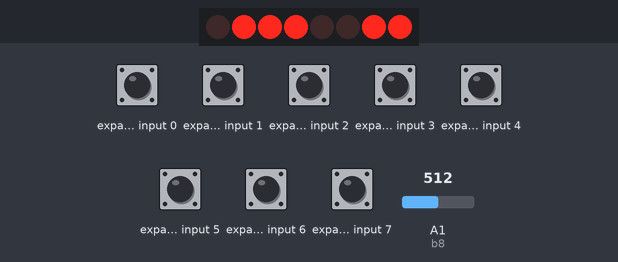
Recording of a sketch running on a simulated Arduino Uno, built with avr-gcc and run on an emulated ATmega328P. On the bench: 8 port-expander outputs drawn as a row of LEDs (first output left, lit = HIGH). Wiring (inferred from the names in the program): PCF8574 port expander at I2C address 0x20. Wiring (inferred from the signals the program sends): row of LEDs: on Q0, Q1, Q2, Q3, Q4, Q5, Q6, Q7. Inputs (shaded band) come from the test bench; at power-on: expander input 0–7 HIGH, A1 (b8) = 512. What the sketch prints to the serial monitor is not drawn.

Above: at 0.2 s.
Timing chart, 0 to 1.7 s (numbered marks = the images above):
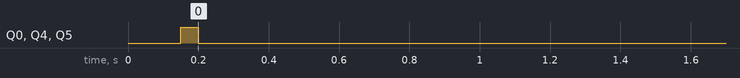

The sketch:

63010212lcd16.ino
```cpp
#include <Wire.h>
#include <hd44780.h>
#include <hd44780_I2Cexp.h>
hd44780_I2Cexp lcd;
const int LCD_COLS = 16;
const int LCD_ROWS = 2;
int col;
int row;
uint8_t char0[8] = {0x01,0x01,0x1A,0x1A,0x09,0x11,0x11,0x0E}; // ช
uint8_t char1[8] = {0x00,0x00,0x0F,0x11,0x11,0x03,0x05,0x02}; // ว
uint8_t char2[8] = {0x00,0x00,0x0E,0x19,0x09,0x09,0x19,0x19}; // ภ
uint8_t char3[8] = {0x00,0x00,0x1D,0x15,0x15,0x15,0x17,0x15}; // ณ
int b8=A1;
int buttonstate=0;
void setup()
{
  int status;
  status = lcd.begin(LCD_COLS, LCD_ROWS);
  if (status) // non zero status means it was unsuccesful
  {
    // begin() failed so blink error code using the onboard LED if possible
    hd44780::fatalError(status); // does not return
  }
  lcd.createChar(0, char0);
  lcd.createChar(1, char1);
  lcd.createChar(2, char2);
  lcd.createChar(3, char3);
  pinMode(b8,INPUT);
  Serial.begin(9600);
}
void loop()
{
  buttonstate=analogRead(b8);
  Serial.println(buttonstate);
  if(buttonstate > 30 && buttonstate<40)
  {
    lcd.scrollDisplayRight();
    // wait a bit:
    lcd.setCursor(0,0);
    lcd.write(0); // write character 0
      lcd.write(1); //
      lcd.write(2); // write character 2
      lcd.write(3); // write character 3
    delay(500);
  }
  else{
    lcd.scrollDisplayLeft();
    // wait a bit:
    lcd.setCursor(16,0);
    lcd.write(0); // write character 0
      lcd.write(1); //
      lcd.write(2); // write character 2
      lcd.write(3); // write character 3
    delay(500);
  }

}
```

Measured:
- by itself, Q0, Q4, Q5: LOW → HIGH at 0.15 s, → LOW 0.05 s later
